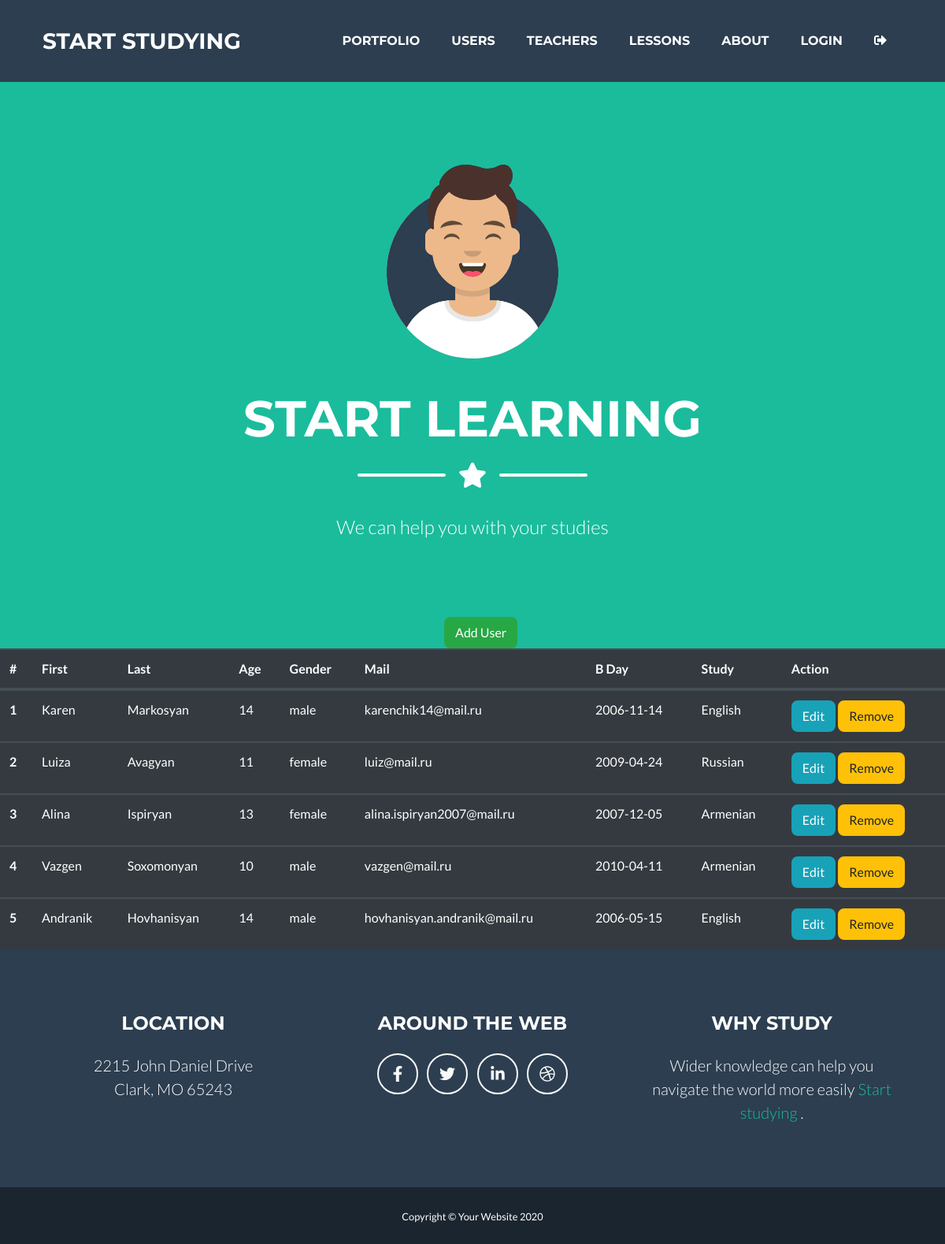
Page /index.php?page=users on the committed database.
### tables this page shows
CREATE TABLE `users` (
  `id` int(11) UNSIGNED NOT NULL,
  `fname` varchar(255) NOT NULL,
  `lname` varchar(255) NOT NULL,
  `age` int(3) NOT NULL,
  `gender` enum('male','female') NOT NULL DEFAULT 'male',
  `status` tinyint(1) NOT NULL DEFAULT 1,
  `email` varchar(255) DEFAULT NULL COMMENT 'This email just for examp',
  `b_day` date NOT NULL,
  `study` varchar(255) NOT NULL
);

### functions.php (called while the page is built, shortened)
<?php
        function getUsersList($dbConn) {
            $sqlSelectQuery = "SELECT * FROM `users`";
            $result = mysqli_query($dbConn,$sqlSelectQuery);
            $userList = [];
            if($result) {
                while($row = mysqli_fetch_assoc($result)) {
                    $userList[] = $row;
                }
            }
            return $userList;
        }
?>

### users/index.php (the view)
<div style="background-color: #1ABC9C;">
<?php
  $userList = getUsersList($conn);
?>
<a href="index.php?page=addUser" class="btn btn-success" style="margin-left: 47%;" >Add User</a>
<section id="usersTable">
<table class="table table-dark" style="margin-bottom: 0px;">
  <thead>
    <tr>
      <th scope="col">#</th>
      <th scope="col">First</th>
      <th scope="col">Last</th>
      <th scope="col">Age</th>
      <th scope="col">Gender</th>
      <th scope="col">Mail</th>
      <th scope="col">B Day</th>
      <th scope="col">Study</th>
      <th scope="col">Action</th>
    </tr>
  </thead>
  <tbody>
    <?php foreach($userList as $key=>$user):?>
    <tr>
      <th ><?= $key+1;?></th>
      <td><?= $user['fname']?></td>
      <td><?= $user['lname']?></td>
      <td><?= $user['age']?></td>
      <td><?= $user['gender']?></td>
      <td><?= $user['email']?></td>
      <td><?= $user['b_day']?></td>
      <td><?= $user['study']?></td>
      <td>
        <a href="index.php?page=editUser&id=<?=$user['id']?>" class="btn btn-info">Edit</a>
        <a href="index.php?page=deleteUser&id=<?=$user['id']?>#usersTable" class="btn btn-warning">Remove</a>
      </td>
    </tr>
<?php endforeach;?>
  </tbody>
</table>
</section>
    </div>

### rows in the picture
users: fname "Karen", lname "Markosyan", age "14", gender "male", email "karenchik14@mail.ru", b_day "2006-11-14", study "English"
users: fname "Luiza", lname "Avagyan", age "11", gender "female", email "luiz@mail.ru", b_day "2009-04-24", study "Russian"
users: fname "Alina", lname "Ispiryan", age "13", gender "female", email "alina.ispiryan2007@mail.ru", b_day "2007-12-05", study "Armenian"
users: fname "Vazgen", lname "Soxomonyan", age "10", gender "male", email "vazgen@mail.ru", b_day "2010-04-11", study "Armenian"
users: fname "Andranik", lname "Hovhanisyan", age "14", gender "male", email "hovhanisyan.andranik@mail.ru", b_day "2006-05-15", study "English"
